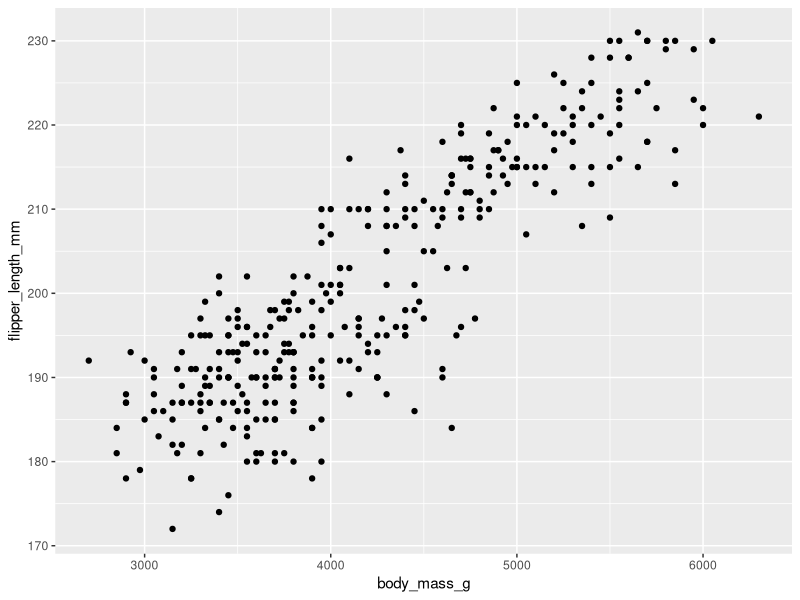
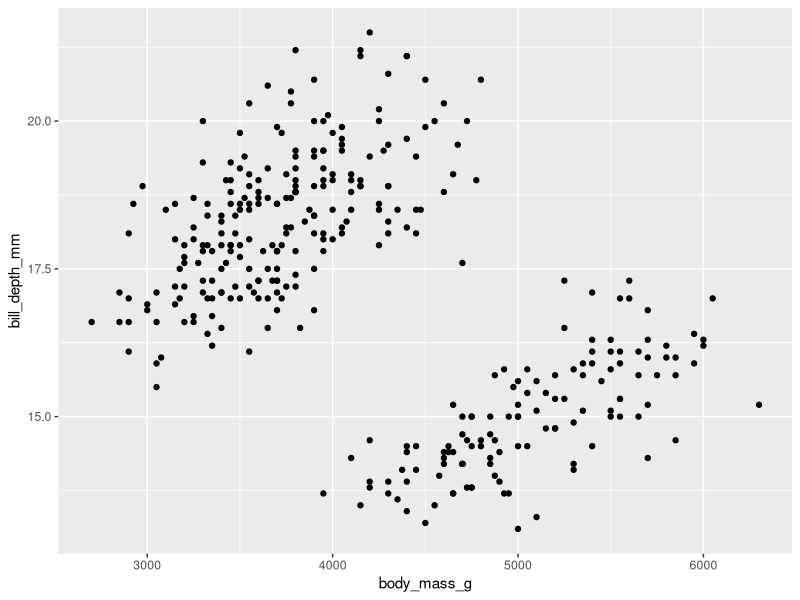
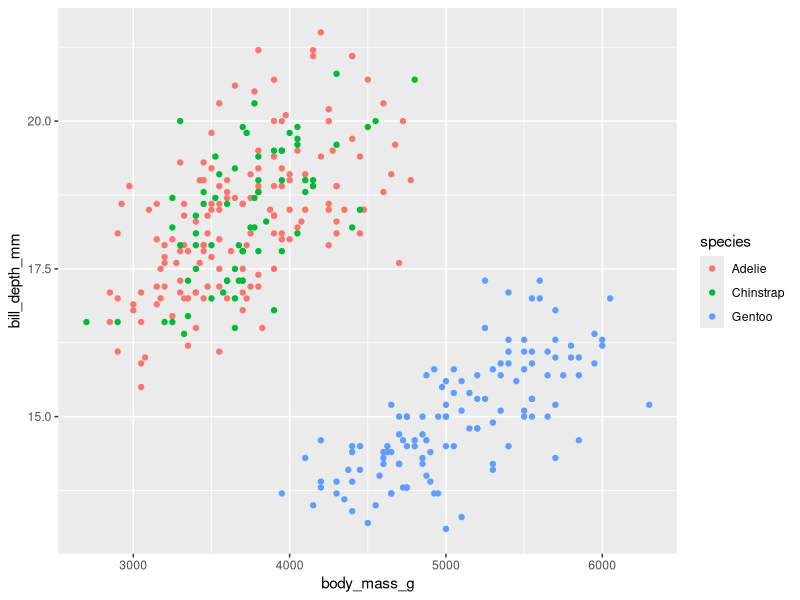
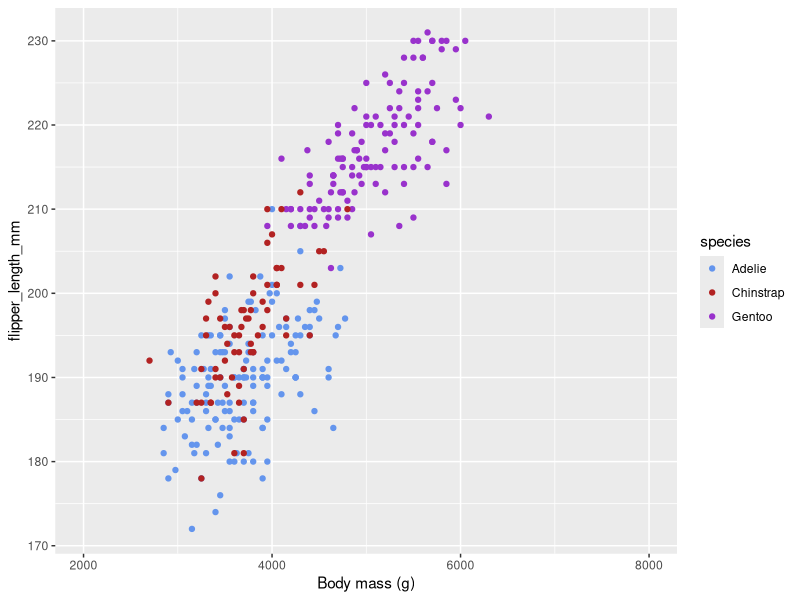
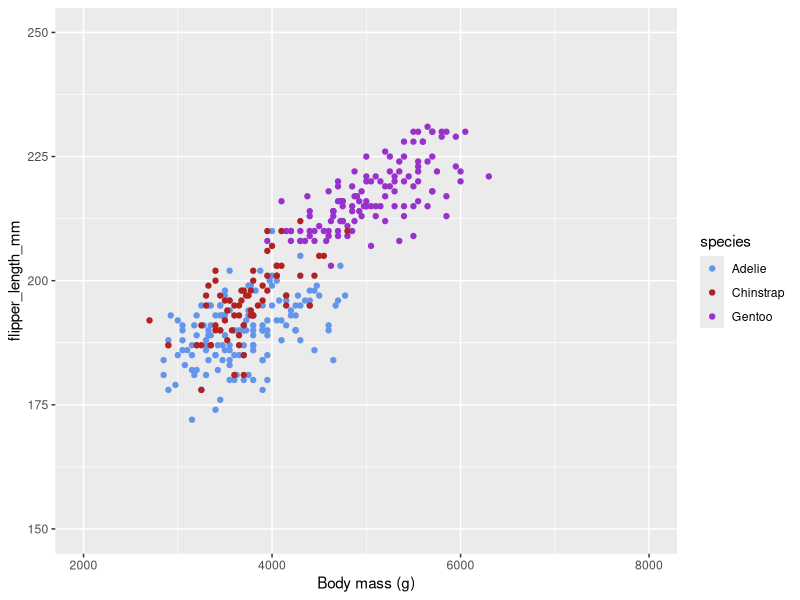
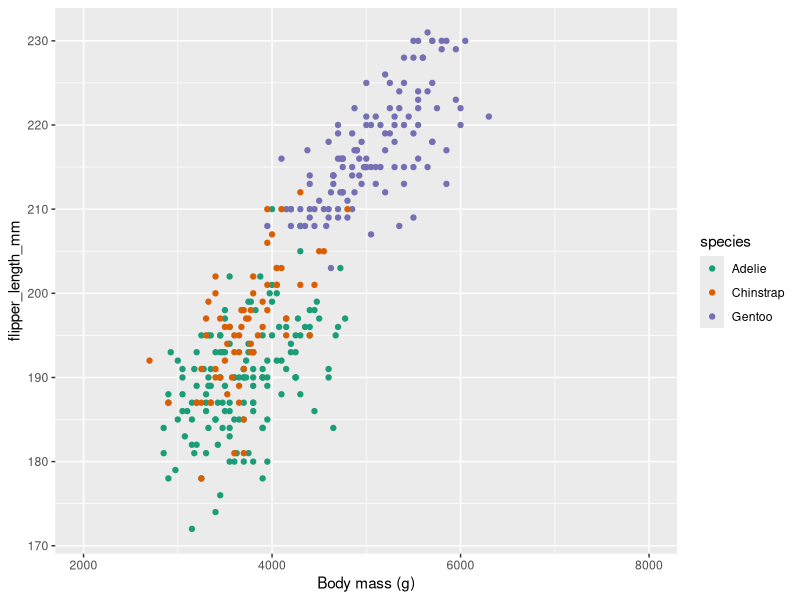
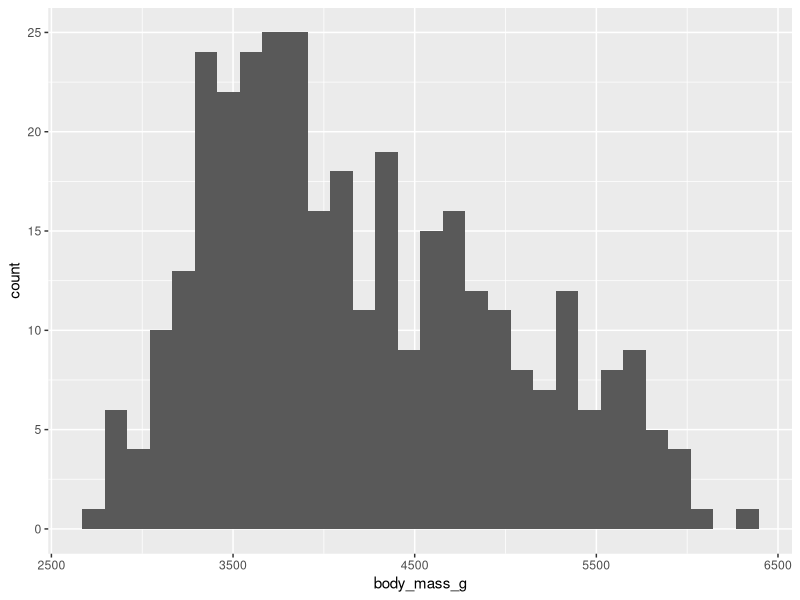
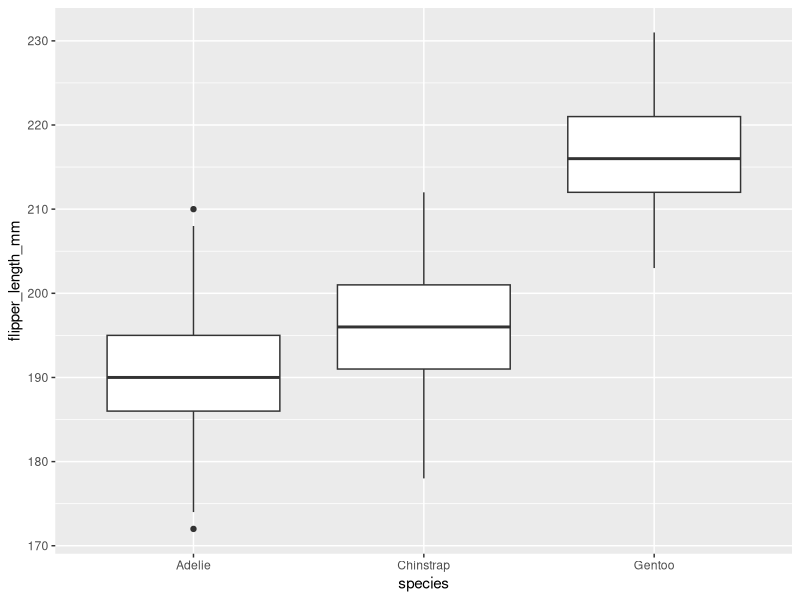

Reproduce these figures in R, in order.
## ---- chunk 1
library(tidyverse)
library(palmerpenguins)

traits_r2 <- function(trait1, trait2) {
  #browser()  #Put browser here!! 
  summary(lm(trait1 ~ trait2))$r.squared
}

penguins %>% 
  summarize(flipper_bill_r2 = traits_r2(flipper_length_mm, bill_length_mm))
## ---- chunk 2
# Pipeline 1
penguins %>% 
  group_by(species) %>% 
  summarize(flipper_bill_r2 = traits_r2(flipper_length_mm, bill_length_mm))

# Pipeline 2
penguins %>% 
  group_by(species, island) %>% 
  summarize(flipper_bill_r2 = traits_r2(flipper_length_mm, bill_length_mm),
            .groups = "drop")
## ---- chunk 3
# Pipeline 3
penguins %>% 
  group_by(species, island, sex) %>% 
  summarize(flipper_bill_r2 = traits_r2(flipper_length_mm, bill_length_mm),
            .groups = "drop") 
## ---- chunk 4
set.seed(12345)
penguins2 <- penguins %>% 
  drop_na(sex) %>% 
  sample_n(25)
penguins2[7, 3:6] <- NA


traits_r2 <- function(trait1, trait2) {
#  browser()  #Put browser here!! 
  summary(lm(trait1 ~ trait2))$r.squared
}

penguins2 %>% 
  drop_na() %>% 
  group_by(species, island, sex) %>% 
  summarize(flipper_bill_r2 = traits_r2(flipper_length_mm, bill_length_mm),
            .groups = "drop") 
## ---- chunk 5
library(palmerpenguins)
library(tidyverse)

ggplot(data = penguins, aes(x = body_mass_g, y = flipper_length_mm)) +
  geom_point()
## ---- chunk 6
ggplot(data = penguins, aes(x = body_mass_g, y = bill_depth_mm)) +
  geom_point()
## ---- chunk 7
ggplot(data = penguins, 
       aes(x = body_mass_g, y = bill_depth_mm,
           color = species)) +
  geom_point()
## ---- chunk 8
ggplot(data = penguins) +
  # You can also define aesthetics directly inside the geometries
  geom_point(aes(x = body_mass_g, 
                 y = flipper_length_mm,
                 color = species)) +
  # x aesthetic, continuous scale
  scale_x_continuous(
    # change the axis name
    name = "Body mass (g)",
    # change the limits
    limits = c(2000, 8000)
  ) +
  # color aesthetic, manual scale
  scale_color_manual(
    # set the values for the colors
    values = c(Adelie = "cornflowerblue",
               Chinstrap = "firebrick",
               Gentoo = "darkorchid")
  )
## ---- chunk 9
ggplot(data = penguins) +
  # You can also define aesthetics directly inside the geometries
  geom_point(aes(x = body_mass_g, 
                 y = flipper_length_mm,
                 color = species)) +
  # x aesthetic, continuous scale
  scale_x_continuous(
    # change the axis name
    name = "Body mass (g)",
    # change the limits
    limits = c(2000, 8000)
  ) +
  # color aesthetic, manual scale
  scale_color_manual(
    # set the values for the colors
    values = c(Adelie = "cornflowerblue",
               Chinstrap = "firebrick",
               Gentoo = "darkorchid")
  )+
  #This is the new section
  scale_y_continuous(limits = c(150, 250))
## ---- chunk 10
ggplot(data = penguins) +
  # You can also define aesthetics directly inside the geometries
  geom_point(aes(x = body_mass_g, 
                 y = flipper_length_mm,
                 color = species)) +
  # x aesthetic, continuous scale
  scale_x_continuous(
    # change the axis name
    name = "Body mass (g)",
    # change the limits
    limits = c(2000, 8000)
  ) +
  # This is the new section
  scale_color_brewer(palette = "Dark2")
## ---- chunk 11
ggplot(penguins, aes(x=body_mass_g))+
  geom_histogram()
## ---- chunk 12
ggplot(penguins, aes(x=species, y=flipper_length_mm))+
  geom_boxplot()
## ---- chunk 13
plot_df <- penguins %>% 
  drop_na() %>% 
  group_by(species) %>% 
  summarise(body_mass_mean = mean(body_mass_g),
            body_mass_sd = sd(body_mass_g),
            flipper_length_mean = mean(flipper_length_mm),
            flipper_length_sd = sd(flipper_length_mm))

ggplot(plot_df, aes(color = species))+
  geom_pointrange(aes(
    x = body_mass_mean, 
    y = flipper_length_mean,
    xmin = body_mass_mean-body_mass_sd,
    xmax = body_mass_mean+body_mass_sd))+
  geom_pointrange(aes(x = body_mass_mean, 
    y = flipper_length_mean, 
    ymin = flipper_length_mean-flipper_length_sd, 
    ymax = flipper_length_mean+flipper_length_sd))
